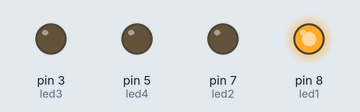
The sketch below on a simulated Arduino Uno, built with avr-gcc and run on an emulated ATmega328P. On the bench: output pins drawn as LEDs (lit = HIGH).

Above: at 0.5 s.
At 1.5 s:
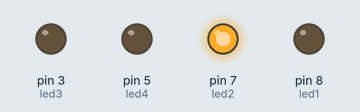
At 2.5 s:
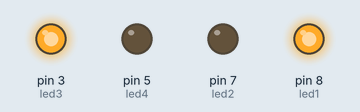
At 3.5 s:
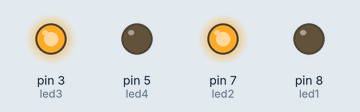
At 4.5 s:
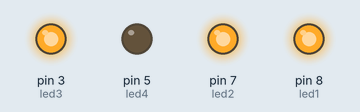
At 5.5 s:
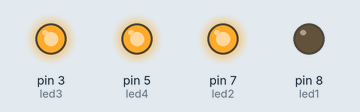
Timing chart, 0 to 7.8 s (numbered marks = the images above):
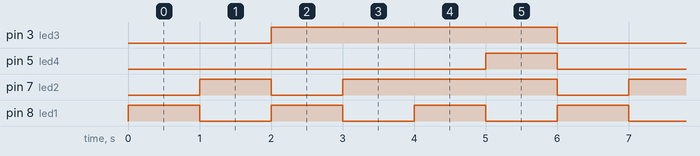

Measured:
- by itself, pin 3 (led3): alternates HIGH for 4.0 s and LOW for 2.0 s
- by itself, pin 5 (led4): alternates HIGH for 1.0 s and LOW for 5.0 s
- by itself, pin 7 (led2): repeats every 6.0 s: LOW 1.0 s, HIGH 3.0 s, LOW 1.0 s, HIGH 1.0 s
- by itself, pin 8 (led1): alternates HIGH for 1.0 s and LOW for 1.0 s

The sketch:

Ex_dau.ino
```cpp
 const int led4 = 5; // definim a quin numero correspont cada pin al arduino
 const int led3 = 3;
 const int led2 = 7;
 const int led1 = 8;


void setup()
{

   pinMode(led4, OUTPUT);
   pinMode(led3, OUTPUT);
   pinMode(led2, OUTPUT);
   pinMode(led1, OUTPUT);
}

void loop()

{

  digitalWrite(led4, LOW);
  digitalWrite(led3, LOW);
  digitalWrite(led2, LOW);
  digitalWrite(led1, HIGH);

  delay(1000);

  digitalWrite(led4, LOW);
  digitalWrite(led3, LOW);
  digitalWrite(led2, HIGH);
  digitalWrite(led1, LOW);

  delay(1000);

  digitalWrite(led4, LOW);
  digitalWrite(led3, HIGH);
  digitalWrite(led2, LOW);
  digitalWrite(led1, HIGH);

  delay(1000);

  digitalWrite(led4, LOW);
  digitalWrite(led3, HIGH);
  digitalWrite(led2, HIGH);
  digitalWrite(led1, LOW);

  delay(1000);

  digitalWrite(led4, LOW);
  digitalWrite(led3, HIGH);
  digitalWrite(led2, HIGH);
  digitalWrite(led1, HIGH);

  delay(1000);

  digitalWrite(led4, HIGH);
  digitalWrite(led3, HIGH);
  digitalWrite(led2, HIGH);
  digitalWrite(led1, LOW);


  delay(1000);
}
```
